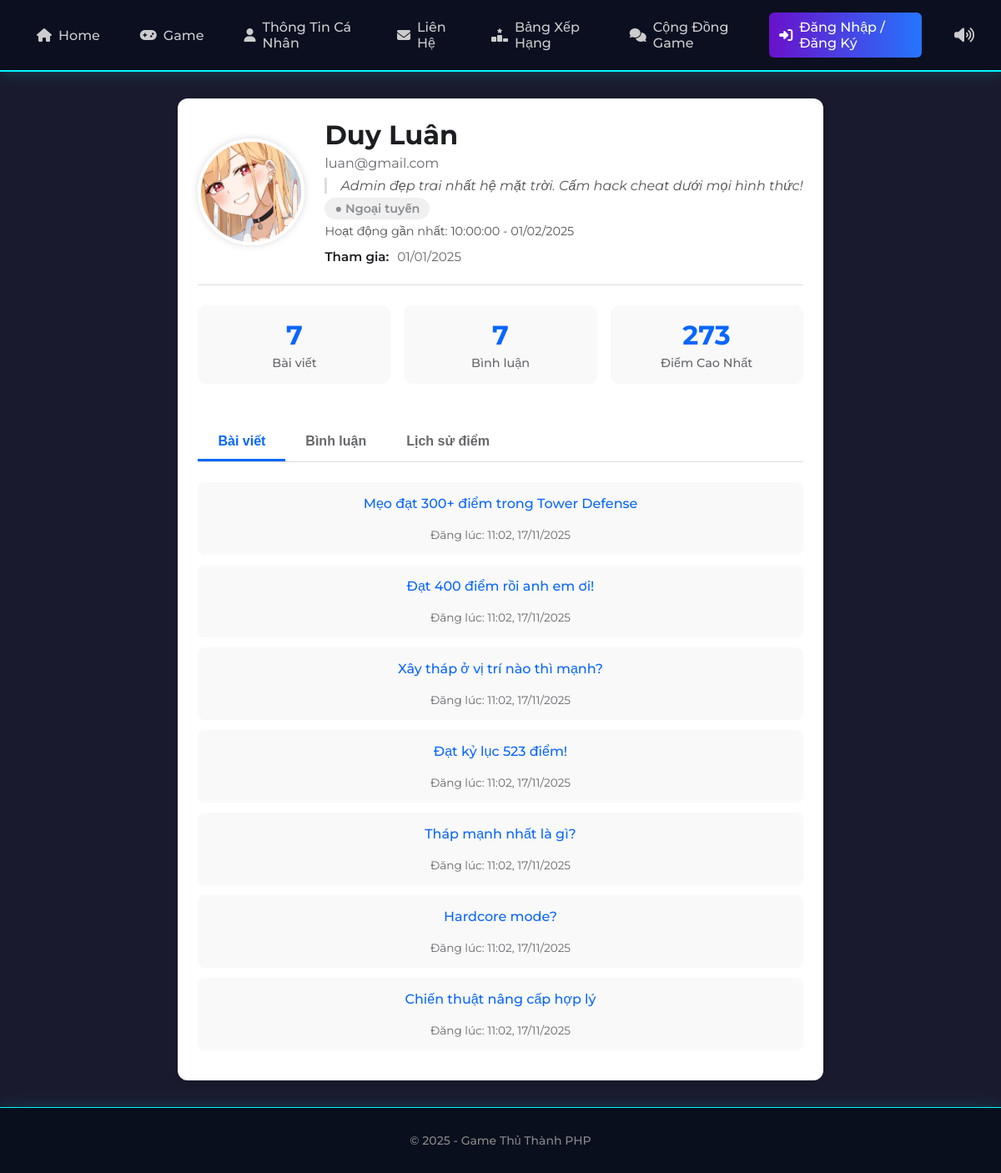
Page /user_profile.php?id=1 on the committed database.
### tables this page shows
CREATE TABLE IF NOT EXISTS users (
  id INT AUTO_INCREMENT PRIMARY KEY,
  name VARCHAR(100),
  email VARCHAR(100) UNIQUE,
  password VARCHAR(255),
  avatar VARCHAR(255) DEFAULT 'uploads/avatar/default.png',
  secret_code VARCHAR(255) NOT NULL,
  bio VARCHAR(255) NULL DEFAULT NULL,
  created_at DATETIME DEFAULT CURRENT_TIMESTAMP,
  last_activity DATETIME NULL,
  role VARCHAR(20) NOT NULL DEFAULT 'user',
  last_login DATETIME NULL,
  is_locked TINYINT(1) NOT NULL DEFAULT 0
);

CREATE TABLE IF NOT EXISTS posts (
  id INT AUTO_INCREMENT PRIMARY KEY,
  user_id INT NOT NULL,
  title VARCHAR(200) NOT NULL,
  content TEXT,
  screenshot_url VARCHAR(255),
  featured TINYINT(1) NOT NULL DEFAULT 0,
  created_at TIMESTAMP DEFAULT CURRENT_TIMESTAMP,
  FOREIGN KEY (user_id) REFERENCES users(id) ON DELETE CASCADE
);

### user_profile.php (the view, shortened to what this page needs)
<?php
include "includes/header.php";
$user_id = (int)($_GET['id'] ?? 0);
$stmt = $conn->prepare("
    SELECT id, name, email, avatar, bio, last_activity, role, created_at
    FROM users WHERE id = ?
");
$stmt->bind_param("i", $user_id);
$stmt->execute();
$user = $stmt->get_result()->fetch_assoc();
$is_online = false;
$last_activity_formatted = "Không rõ";
if (!empty($user['last_activity'])) {
    try {
        $last_activity_time = new DateTime($user['last_activity']);
        $last_activity_formatted = $last_activity_time->format('H:i:s - d/m/Y');
    } catch (Exception $e) { $last_activity_formatted = $user['last_activity']; }
}
$join_date = "Không rõ";
if (!empty($user['created_at'])) {
    try {
        $join_date = (new DateTime($user['created_at']))->format('d/m/Y');
    } catch (Exception $e) {}
}
$bio = $user['bio'] ?? 'Người dùng này chưa có tiểu sử.';
$avatar = $user['avatar'] ?? 'uploads/avatar/default.png';
$stmt_post_count = $conn->prepare("SELECT COUNT(id) AS total FROM posts WHERE user_id = ?");
$stmt_post_count->bind_param("i", $user_id);
$stmt_post_count->execute();
$post_count = $stmt_post_count->get_result()->fetch_assoc()['total'] ?? 0;
$stmt_comment_count = $conn->prepare("SELECT COUNT(id) AS total FROM comments WHERE user_id = ?");
$stmt_comment_count->bind_param("i", $user_id);
$stmt_comment_count->execute();
$comment_count = $stmt_comment_count->get_result()->fetch_assoc()['total'] ?? 0;
$stmt_score = $conn->prepare("SELECT MAX(score) AS high_score FROM scores WHERE user_id = ?");
$stmt_score->bind_param("i", $user_id);
$stmt_score->execute();
$high_score = $stmt_score->get_result()->fetch_assoc()['high_score'] ?? 0;
$stmt_posts = $conn->prepare("
    SELECT id, title, created_at FROM posts
    WHERE user_id = ? ORDER BY created_at DESC LIMIT 10
");
$stmt_posts->bind_param("i", $user_id);
$stmt_posts->execute();
$posts_result = $stmt_posts->get_result();
?>
<div class="profile-container">
    <div class="profile-header">
        <img class="profile-avatar" src="<?= htmlspecialchars($avatar) ?>" alt="Avatar">
        <div class="profile-info">
            <h2><?= htmlspecialchars($user['name']) ?></h2>
            <p class="email"><?= htmlspecialchars($user['email']) ?></p>
            <p class="profile-bio"><?= htmlspecialchars($bio) ?></p>
            <?php if ($is_online): ?>
                <span class="status-badge online">● Đang hoạt động</span>
            <?php else: ?>
                <span class="status-badge offline">● Ngoại tuyến</span>
            <?php endif; ?>
            <p class="last-activity">
                Hoạt động gần nhất: <?= $last_activity_formatted ?>
            </p>
            <div class="profile-extra-info">
                <span class="info-item">
                    <strong>Tham gia:</strong> <?= $join_date ?>
                </span>
            </div>
        </div>
    </div>
    <div class="profile-stats">
        <div class="stat-item">
            <span class="stat-number"><?= $post_count ?></span>
            <span class="stat-label">Bài viết</span>
        </div>
        <div class="stat-item">
            <span class="stat-number"><?= $comment_count ?></span>
            <span class="stat-label">Bình luận</span>
        </div>
        <div class="stat-item">
            <span class="stat-number"><?= number_format($high_score) ?></span>
            <span class="stat-label">Điểm Cao Nhất</span>
        </div>
    </div>
    <div class="profile-tabs">
        <nav class="profile-tabs-nav">
            <button class="tab-button active" data-target="#tab-posts">Bài viết</button>
            <button class="tab-button" data-target="#tab-comments">Bình luận</button>
            <button class="tab-button" data-target="#tab-scores">Lịch sử điểm</button>
        </nav>
        <div class="profile-tab-content">
            <div id="tab-posts" class="tab-pane active">
                <?php if ($posts_result->num_rows == 0): ?>
                    <p class="alert alert-info">Người dùng chưa đăng bài nào.</p>
                <?php else: ?>
                    <ul class="post-list">
                        <?php while ($p = $posts_result->fetch_assoc()): ?>
                            <li class="post-item">
                                <a href="forum_view.php?id=<?= $p['id'] ?>">
                                    <?= htmlspecialchars($p['title']) ?>
                                </a>
                                <span class="post-date">
                                    Đăng lúc: <?= date("H:i, d/m/Y", strtotime($p['created_at'])) ?>
                                </span>
                            </li>
                        <?php endwhile; ?>
                    </ul>
                <?php endif; ?>
            </div>
        </div>
    </div>
    </div>
<?php include "includes/footer.php"; ?>

### assets/css/base.css (style rules this page uses)
body { font-family: Arial, sans-serif; background: #f9f9f9; margin: 0; padding: 0; display: grid; grid-template-rows: auto 1fr auto; min-height: 100vh; }
html, body { height: 100%; margin: 0; }

### assets/css/profile.css (style rules this page uses)
.profile-container { max-width: 600px; margin: 60px auto; text-align: center; background: #fff; border-radius: 20px; padding: 40px; box-shadow: 0 4px 15px rgba(0, 0, 0, 0.1); }
.profile-container h2 { font-size: 28px; color: #333; margin-bottom: 25px; }
.profile-avatar { width: 100px; height: 100px; border-radius: 50%; border: 3px solid #ffd700; }
.profile-info { text-align: left; }
.profile-info p { margin: 5px 0; color: #555; }

### includes/navbar.php (style rules this page uses)
body { background: #1a1a2e; margin: 0; padding: 0; }

### user_profile.php (style rules this page uses)
:root { --profile-bg: #ffffff; --page-bg: #f0f2f5; --text-primary: #1c1e21; --text-secondary: #65676b; --border-color: #ddd; --online-color: #31a24c; --offline-color: #8a8d91; --link-color: #0866ff; --shadow: 0 2px 8px rgba(0, 0, 0, 0.1); }
.profile-container { max-width: 800px; margin: 2rem auto; padding: 1.5rem; background-color: var(--profile-bg); border-radius: 12px; box-shadow: var(--shadow); }
.profile-header { display: flex; gap: 1.5rem; align-items: center; padding-bottom: 1.5rem; border-bottom: 1px solid var(--border-color); }
.profile-avatar { width: 120px; height: 120px; border-radius: 50%; object-fit: cover; border: 4px solid #fff; box-shadow: 0 0 10px rgba(0,0,0,0.15); flex-shrink: 0; }
.profile-info { flex-grow: 1; }
.profile-info h2 { margin: 0 0 0.25rem; font-size: 2rem; color: var(--text-primary); }
.profile-info .email { font-size: 1rem; color: var(--text-secondary); margin-bottom: 0.5rem; }
.status-badge { display: inline-flex; align-items: center; gap: 0.5rem; padding: 0.25rem 0.75rem; border-radius: 99px; font-weight: 600; font-size: 0.9rem; }
.status-badge.offline { background-color: #f0f0f0; color: var(--offline-color); }
.last-activity { font-size: 0.9em; color: var(--text-secondary); margin-top: 0.5rem; }
.profile-extra-info { display: flex; gap: 1.5rem; margin-top: 0.75rem; flex-wrap: wrap; }
.info-item { font-size: 0.95rem; color: var(--text-secondary); }
.info-item strong { color: var(--text-primary); font-weight: 600; margin-right: 6px; }
.profile-stats { display: flex; justify-content: space-around; gap: 1rem; padding: 1.5rem 0; text-align: center; }
.stat-item { background-color: #f9f9f9; padding: 1rem; border-radius: 10px; flex: 1; min-width: 120px; }
.stat-item .stat-number { display: block; font-size: 2rem; font-weight: 700; color: var(--link-color); margin-bottom: 0.25rem; }
.stat-item .stat-label { font-size: 0.9rem; color: var(--text-secondary); font-weight: 500; }
.profile-bio { font-size: 1rem; color: var(--text-primary); font-style: italic; margin: 0.75rem 0 0.5rem; padding-left: 1rem; border-left: 3px solid var(--border-color); }
.profile-tabs-nav { display: flex; border-bottom: 1px solid var(--border-color); margin-top: 1.5rem; }
.tab-button { padding: 0.75rem 1.5rem; cursor: pointer; background: none; border: none; font-size: 1rem; font-weight: 600; color: var(--text-secondary); border-bottom: 3px solid transparent; transition: color 0.2s, border-bottom 0.2s; }
.tab-button.active { color: var(--link-color); border-bottom-color: var(--link-color); }
.profile-tab-content { padding-top: 1.5rem; }
.tab-pane { display: none; }
.tab-pane.active { display: block; }
.post-list { list-style: none; padding: 0; margin: 0; }
.post-item { margin-bottom: 0.75rem; background-color: #f9f9f9; border-radius: 8px; transition: box-shadow 0.2s ease; }
.post-item a { display: block; padding: 1rem 1.25rem; text-decoration: none; color: var(--link-color); font-weight: 500; }
.post-item .post-date { display: block; font-size: 0.85em; color: var(--text-secondary); margin-top: 0.25rem; padding: 0 1.25rem 1rem; }

### rows in the picture
users: avatar (picture), name "Duy Luân", email "luan@gmail.com", bio "Admin đẹp trai nhất hệ mặt trời. Cấm hack cheat dưới mọi hình thức!", last_activity "10:00:00 - 01/02/2025", created_at "01/01/2025"
posts: title "Mẹo đạt 300+ điểm trong Tower Defense", created_at "11:02, 17/11/2025"
posts: title "Đạt 400 điểm rồi anh em ơi!", created_at "11:02, 17/11/2025"
posts: title "Xây tháp ở vị trí nào thì mạnh?", created_at "11:02, 17/11/2025"
posts: title "Đạt kỷ lục 523 điểm!", created_at "11:02, 17/11/2025"
posts: title "Tháp mạnh nhất là gì?", created_at "11:02, 17/11/2025"
posts: title "Hardcore mode?", created_at "11:02, 17/11/2025"
posts: title "Chiến thuật nâng cấp hợp lý", created_at "11:02, 17/11/2025"

### other values in the picture
$post_count "7"
$comment_count "7"
$high_score "273"
